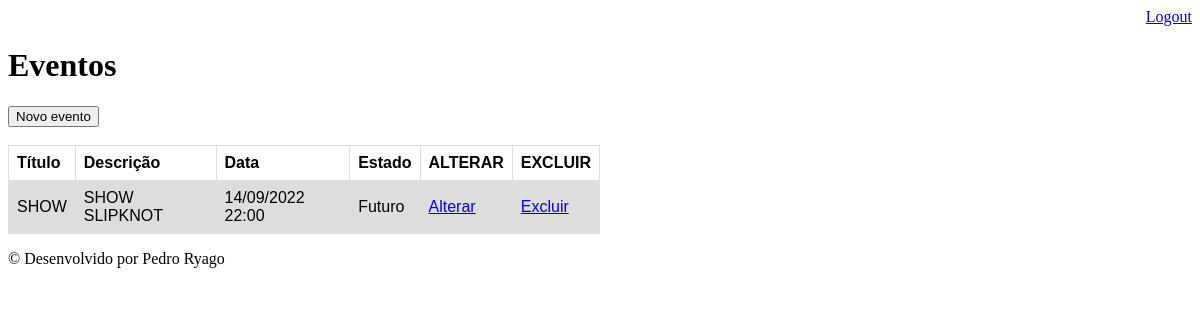
Page /agenda/ (signed in) on the earlier database version.
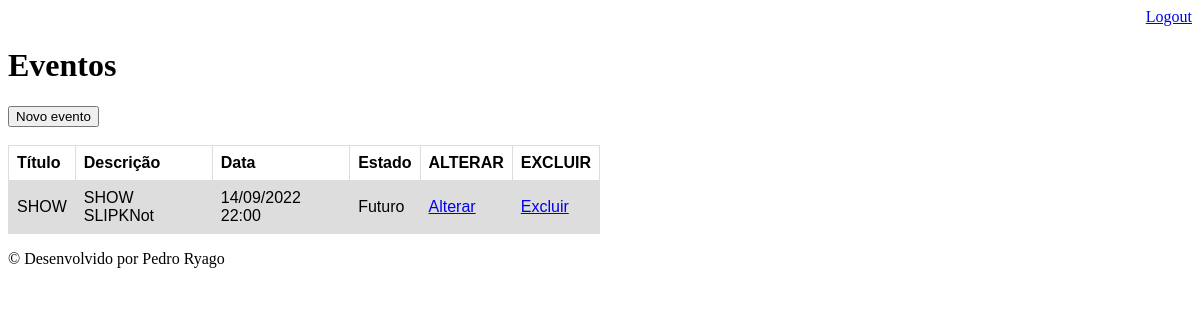
Same page on the later database version.
### agenda/models.py (models this page shows, shortened)
class Evento(models.Model):
    titulo = models.CharField(max_length=100)
    descricao = models.TextField(blank=True, null=True)
    data_evento = models.DateTimeField(verbose_name='Data do Evento')
    data_criacao = models.DateTimeField(auto_now=True)
    usuario = models.ForeignKey(User, on_delete=models.CASCADE)
    class Meta:
        db_table = 'evento'
    def get_data_evento(self):
        return self.data_evento.strftime('%d/%m/%Y %H:%M')
    def get_evento_atrasado(self):
        if self.data_evento < datetime.now():
            return True
        else:
            return False

### agenda/views.py (the view)
# urls.py: path('', listarEventos, name='agenda'),
@login_required(login_url='/login/')
def listarEventos(request):
    data_atual = datetime.now() - timedelta(hours=1)
    usuario = request.user
    title = 'Agenda'
    eventos = Evento.objects.filter(usuario=usuario, data_evento__gt=data_atual)
    dados = {'eventos': eventos, 'title': title}
    return render(request, 'agenda/listar.html', dados)

### agenda/templates/agenda/listar.html (shortened to what this page needs)
{% extends '../model-base.html' %}
    {% block content %}
        <h1>Eventos</h1>
        <a href="evento/">
            <button type="button">Novo evento</button>
        </a>
        <table>
            <tr>
              <th>Título</th>
              <th>Descrição</th>
              <th>Data</th>
              <th>Estado</th>
              <th>ALTERAR</th>
              <th>EXCLUIR</th>
            </tr>
            {% for evento in eventos %}
                <tr style="{% if evento.get_evento_atrasado %} color: red; {% endif %}">
                <td>{{evento.titulo}}</td>
                <td>{{evento.descricao}} </td>
                <td>{{evento.get_data_evento}}</td>
                <td>
                    {% if evento.get_evento_atrasado %}
                        Passado
                    {% else %}
                        Futuro
                    {% endif %}
                </td>
                <td><a href="evento/?id= {{ evento.id }}">Alterar</a></td>
                <td><a href="{% url 'delete_evento' evento.id %}">Excluir</a></td>
                </tr>
            {% endfor %}
          </table>
    {% endblock %}

### agenda/templates/model-base.html (shortened to what this page needs)
{% load static %}
<!DOCTYPE html>
<html lang="en">
<head>
    <link rel="stylesheet" href="{% static 'agenda/css/style.css' %}">
</head>
<body>
    {% include "model-header.html" %}
    {% block content %} {% endblock %}
    {% include "model-footer.html" %}
</body>
</html>

### agenda/templates/model-header.html (shortened to what this page needs)
<div align="right">
    <a href="/logout">
        Logout
    </a>
</div>

### agenda/templates/model-footer.html
<div>
    <p>&copy; Desenvolvido por Pedro Ryago</p>
</div>

### agenda/static/agenda/css/style.css (style rules this page uses)
table { font-family: arial, sans-serif; border-collapse: collapse; width: 50%; }
td, th { border: 1px solid #dddddd; text-align: left; padding: 8px; }
tr:nth-child(even) { background-color: #dddddd; }

Differences in the rows shown:
changed Evento "SHOW": descricao "SHOW SLIPKNOT" → "SHOW SLIPKNot"
